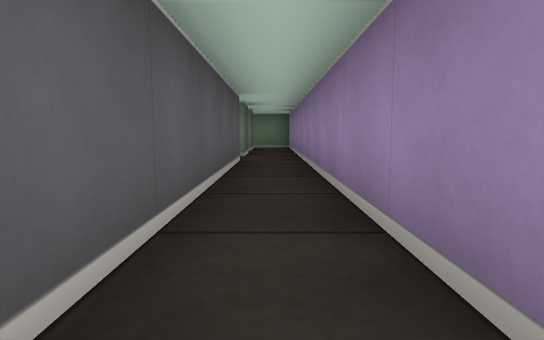
View 1 (above)

24 first-person views from a walk through a cub3D level. The camera is about half as high as the walls, tilts 6° down and sees 75° across. The floor is counted in squares. Each view is taken from the middle of a square. On the plan, view 1 faces up. The plan holds only what a view shows up to about 9 squares ahead; the rest is blank.

View 2
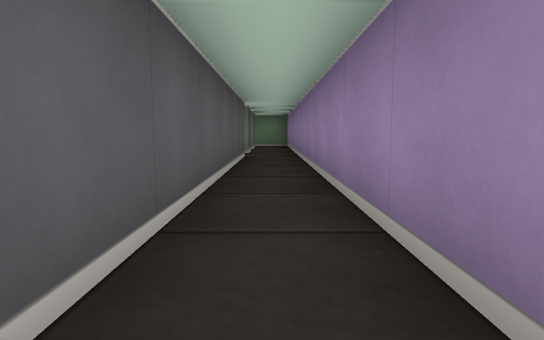

View 3
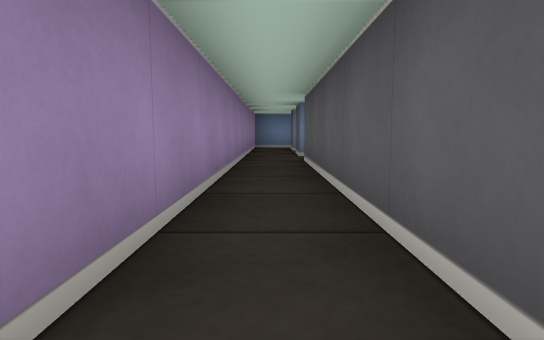

View 4
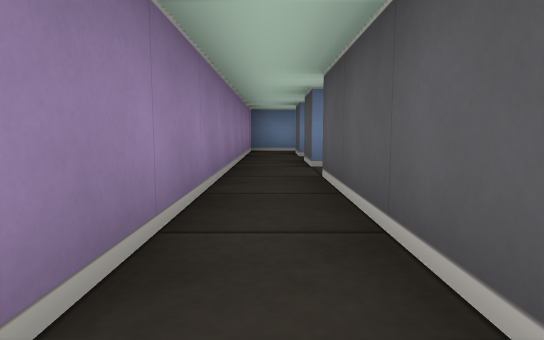

View 5
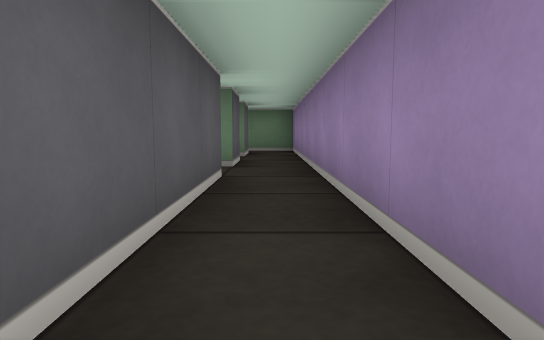

View 6
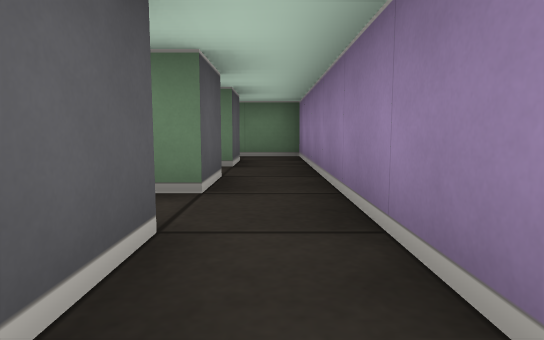

View 7
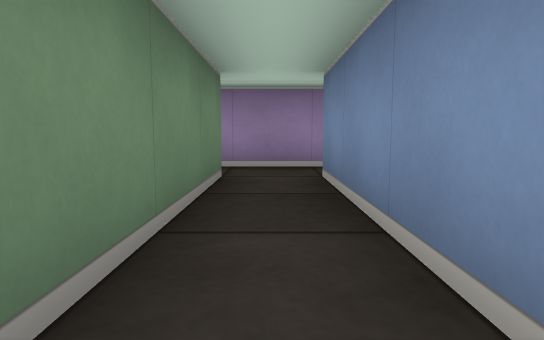

View 8
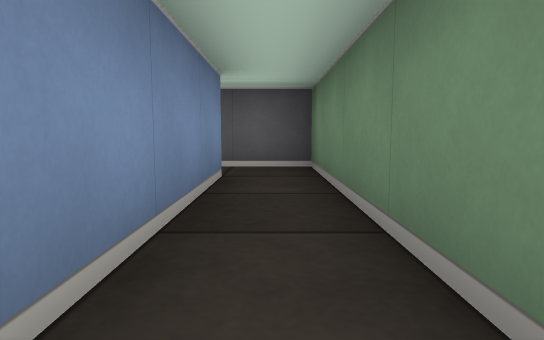

View 9
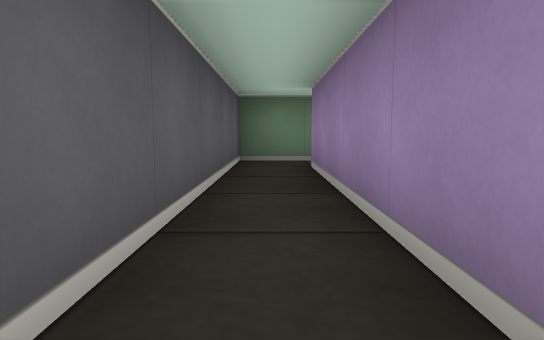

View 10
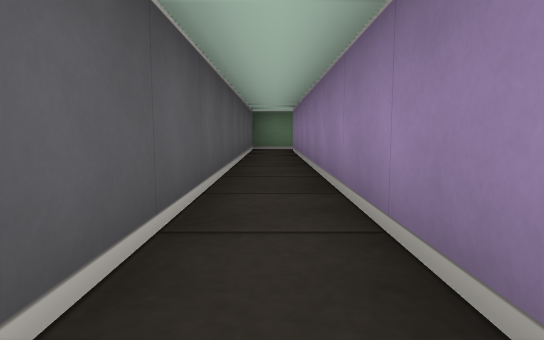

View 11
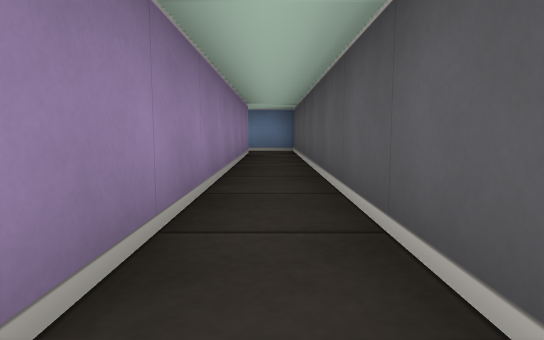

View 12
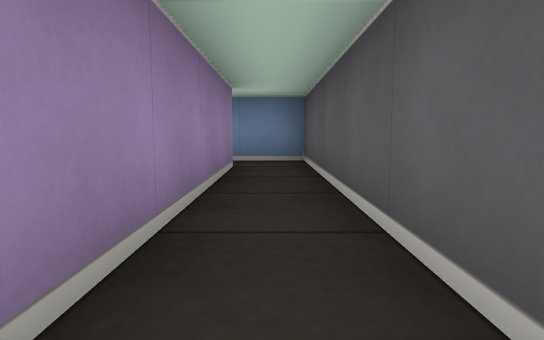

View 13
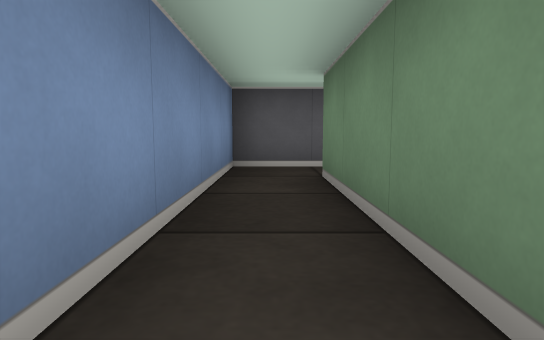

View 14
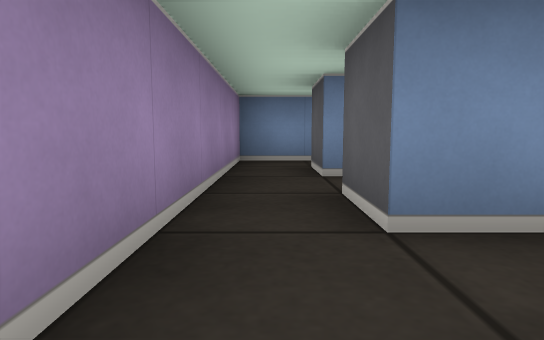

View 15
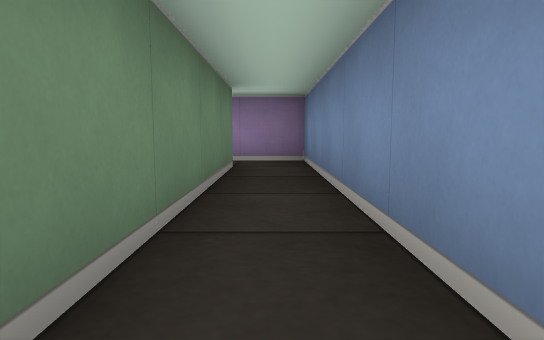

View 16
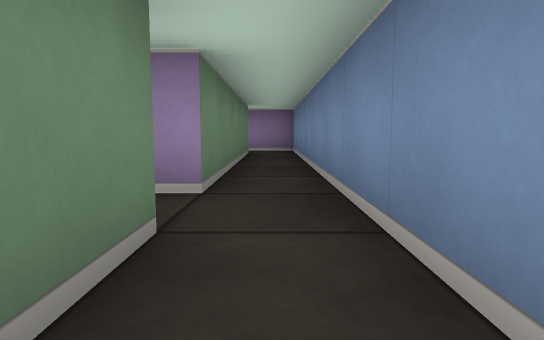

View 17
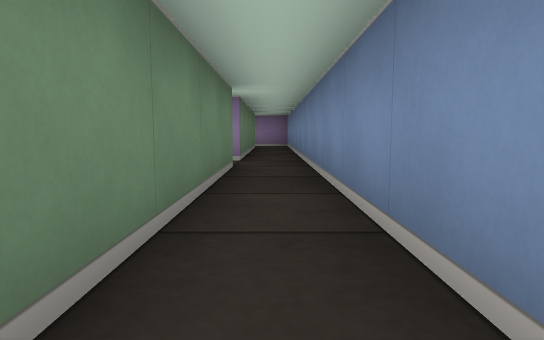

View 18
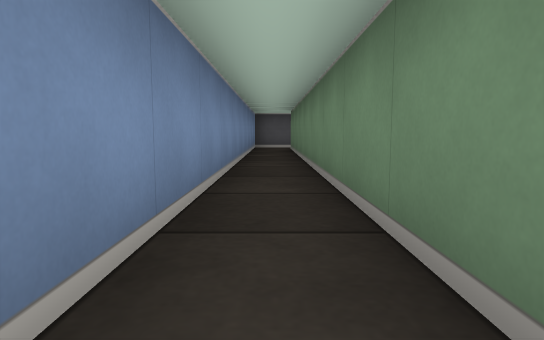

View 19
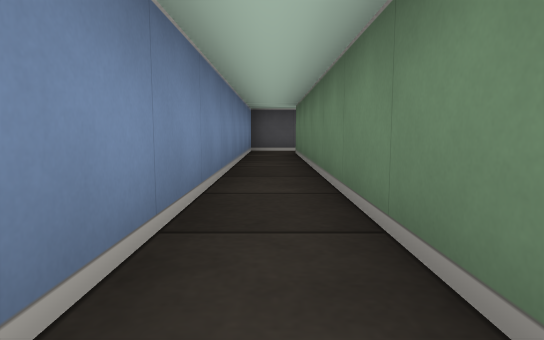

View 20
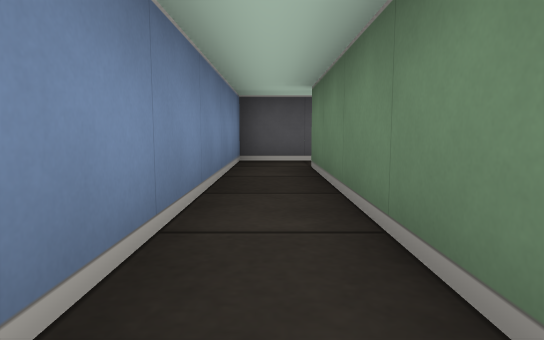

View 21
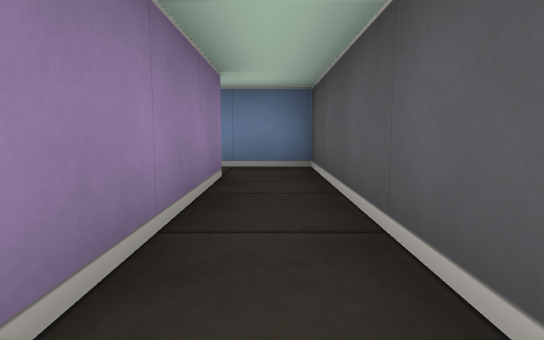

View 22
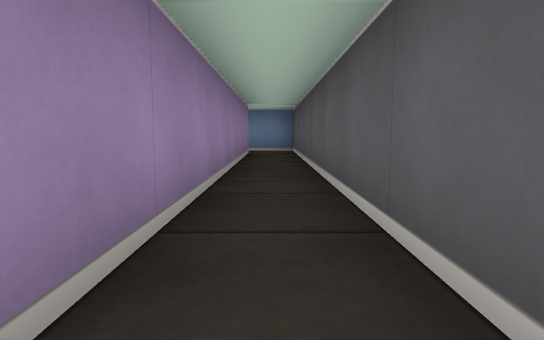

View 23
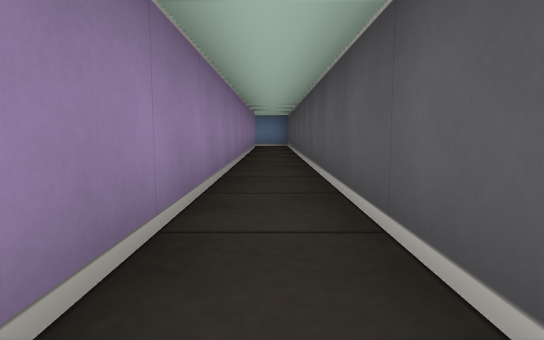

View 24
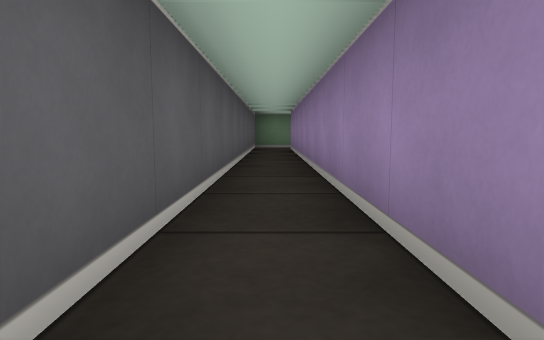

### Floor plan
Points are (right, up) in squares from view 1. A wall is a line through its corners. A room is listed if a view was taken in it or the views show most of it. See-through windows are left out.
Room 1 (views 1, 2, 3, 4, 5, 6, 14)
walls: (-0.5, 5.5) (-0.5, -3.5); (0.5, -4.5) (0.5, 6.5)
ways out: opening at (0, 7) to room 2; opening at (0, -5) to room 3; opening at (-1, -4); opening at (-1, 6)
Room 2 (views 7, 8)
walls: (-3.5, 7.5) (-0.5, 7.5) (-0.5, 6.5); (-0.5, 8.5) (-4.5, 8.5) (-4.5, 7.5); (0.5, 6.5) (0.5, 8.5)
ways out: opening at (0, 7) to room 1; opening at (-4, 7) to room 3; opening at (0, 9)
Room 3 (views 9, 10, 11, 12, 13)
walls: (-0.5, -4.5) (-0.5, -5.5) (-3.5, -5.5) (-3.5, 7.5); (0.5, -6.5) (0.5, -4.5); (-4.5, 7.5) (-4.5, -6.5) (-0.5, -6.5)
ways out: opening at (0, -5) to room 1; opening at (-4, 7) to room 2; opening at (0, -7) to room 4
Room 4 (view 15)
walls: (-6.5, -8.5) (0.5, -8.5) (0.5, -6.5); (-0.5, -6.5) (-0.5, -7.5) (-5.5, -7.5) (-5.5, -7.1)
ways out: opening at (0, -7) to room 3; opening at (-7, -8) to room 5
Room 5 (views 16, 17, 18, 19, 20, 21, 22, 23, 24)
walls: (-18.5, 9.1) (-18.5, -8.5) (-6.5, -8.5); (-6.5, -7.5) (-17.5, -7.5) (-17.5, 8.9)
ways out: opening at (-7, -8) to room 4; opening at (-18, 9)

Where each view was taken, in squares from view 1:
view 1: 0 up, 0 right, facing up
view 2: 1 down, 0 right, facing up
view 3: 2 up, 0 right, facing down
view 4: 0 up, 0 right, facing down
view 5: 2 up, 0 right, facing up
view 6: 4 up, 0 right, facing up
view 7: 8 up, 4 left, facing right
view 8: 8 up, 0 right, facing left
view 9: 3 up, 4 left, facing up
view 10: 1 down, 4 left, facing up
view 11: 2 up, 4 left, facing down
view 12: 1 down, 4 left, facing down
view 13: 6 down, 0 right, facing left
view 14: 3 down, 0 right, facing down
view 15: 8 down, 5 left, facing right
view 16: 8 down, 8 left, facing right
view 17: 8 down, 11 left, facing right
view 18: 8 down, 8 left, facing left
view 19: 8 down, 10 left, facing left
view 20: 8 down, 13 left, facing left
view 21: 4 down, 18 left, facing down
view 22: 0 up, 18 left, facing down
view 23: 3 up, 18 left, facing down
view 24: 0 up, 18 left, facing up
